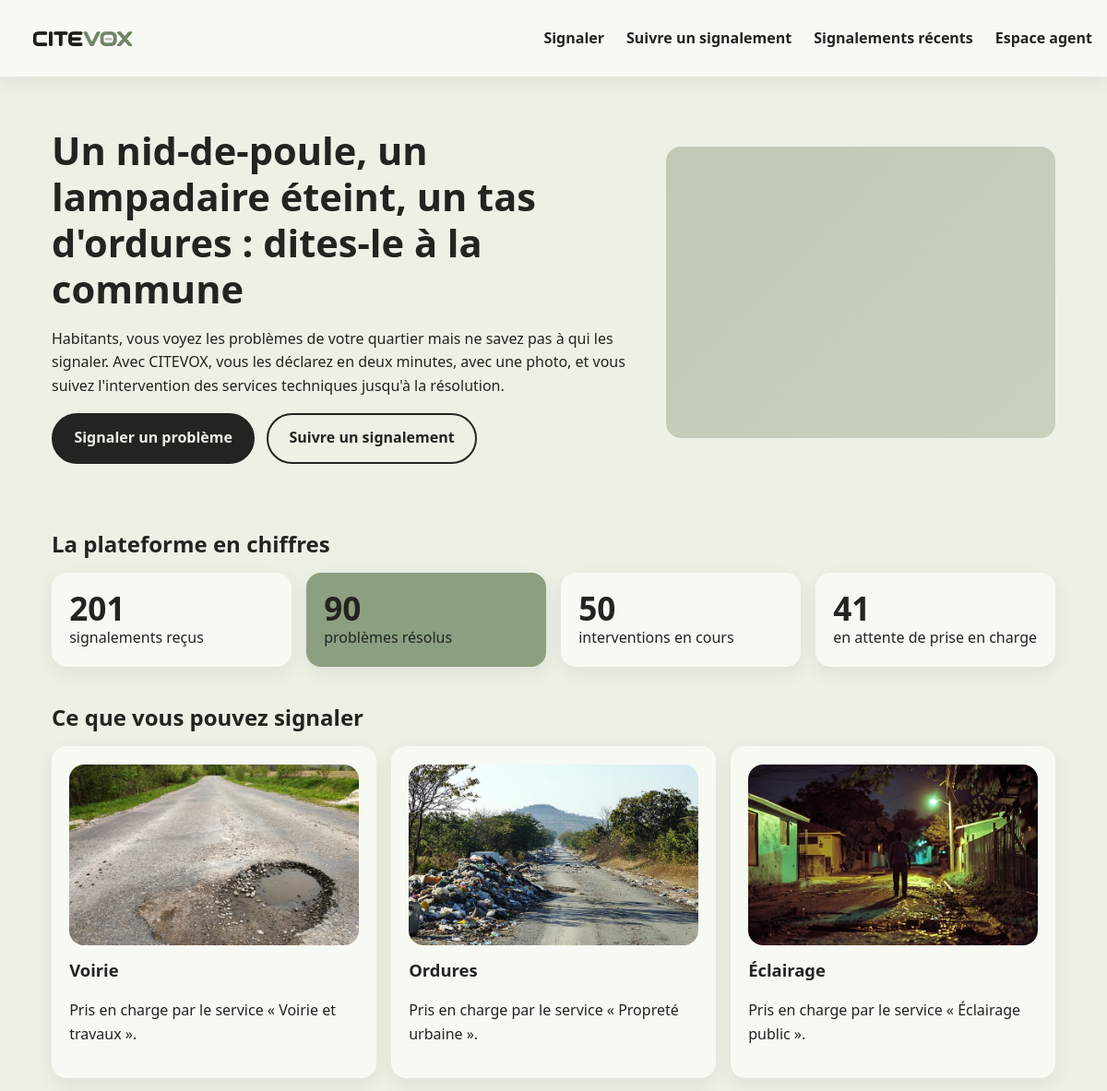
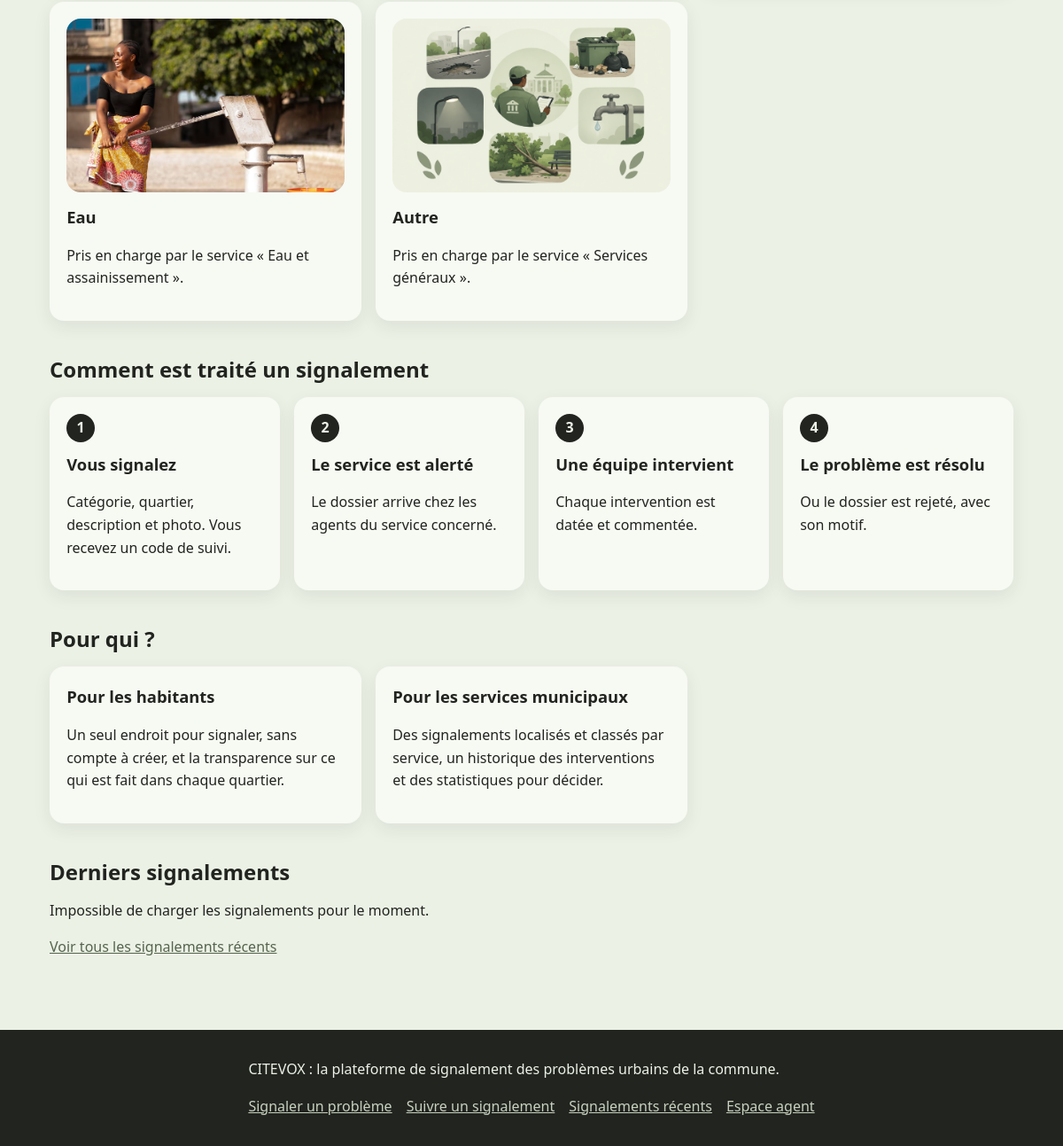
The page / on the database its author committed (2 pictures, top to bottom).
### tables this page shows
CREATE TABLE categories (
    id INTEGER PRIMARY KEY AUTOINCREMENT,
    nom TEXT NOT NULL UNIQUE,
    slug TEXT NOT NULL UNIQUE,          -- nom des images : images/categories/<slug>.jpg
    service TEXT NOT NULL               -- service responsable
);

### app.py (the view)
@app.route("/")
def accueil():
    chiffres = requete(
        "SELECT COUNT(*) AS total, COALESCE(SUM(statut = 'resolu'), 0) AS resolus,"
        " COALESCE(SUM(statut = 'en_cours'), 0) AS en_cours, COALESCE(SUM(statut = 'nouveau'), 0) AS nouveaux"
        " FROM signalements", un=True)
    return render_template("accueil.html", chiffres=chiffres, categories=listes()["categories"])

### app.py (called while the page is built)
def get_db():
    if "db" not in g:
        g.db = sqlite3.connect(app.config["DATABASE"])
        g.db.row_factory = sqlite3.Row
        g.db.execute("PRAGMA foreign_keys = ON")
    return g.db

@app.teardown_appcontext
def fermer_db(exception):
    db = g.pop("db", None)
    if db is not None:
        db.close()

def requete(sql, params=(), un=False):
    curseur = get_db().execute(sql, params)
    return curseur.fetchone() if un else curseur.fetchall()

def listes():
    return {"categories": requete("SELECT * FROM categories ORDER BY id"),
            "quartiers": requete("SELECT * FROM quartiers ORDER BY nom")}

@app.before_request
def preparer_requete():
    if request.method == "POST":
        attendu, recu = session.get("csrf", ""), request.form.get("csrf", "")
        if not attendu or not hmac.compare_digest(recu.encode(), attendu.encode()):
            abort(400)
    g.agent = None
    if "agent_id" in session:
        g.agent = requete("SELECT * FROM agents WHERE id = ?", (session["agent_id"],), un=True)

@app.after_request
def entetes_securite(reponse):
    reponse.headers["X-Content-Type-Options"] = "nosniff"
    reponse.headers["Content-Security-Policy"] = "default-src 'self'; img-src 'self' blob:"
    return reponse

@app.context_processor
def contexte():
    return {"agent": g.get("agent"), "STATUTS": STATUTS}

@app.template_global()
def image(chemin, alt, classe=""):
    if os.path.exists(os.path.join(app.static_folder, chemin)):
        return Markup('<img class="{}" src="{}" alt="{}" loading="lazy">').format(
            classe, url_for("static", filename=chemin), alt)
    return Markup('<div class="placeholder {}" role="img" aria-label="{}" data-fichier="{}"></div>').format(
        classe, alt, chemin)

### templates/accueil.html (shortened to what this page needs)
{% extends "base.html" %}
{% block contenu %}
<section class="hero">
  <div>
    <h1 id="accueil">Un nid-de-poule, un lampadaire éteint, un tas d'ordures : dites-le à la commune</h1>
    <p>Habitants, vous voyez les problèmes de votre quartier mais ne savez pas à qui les signaler. Avec CITEVOX, vous les déclarez en deux minutes, avec une photo, et vous suivez l'intervention des services techniques jusqu'à la résolution.</p>
    <p class="actions">
      <a class="bouton" href="{{ url_for('signaler') }}">Signaler un problème</a>
      <a class="bouton secondaire" href="{{ url_for('suivre') }}">Suivre un signalement</a>
    </p>
  </div>
  {{ image('images/accueil/hero-signalement.png', "Agent municipal inspectant un nid-de-poule", "visuel") }}
</section>
<section aria-labelledby="titre-chiffres">
  <h2 id="titre-chiffres">La plateforme en chiffres</h2>
  <ul class="chiffres">
    <li class="chiffre"><strong>{{ chiffres.total }}</strong> signalements reçus</li>
    <li class="chiffre vedette"><strong>{{ chiffres.resolus }}</strong> problèmes résolus</li>
    <li class="chiffre"><strong>{{ chiffres.en_cours }}</strong> interventions en cours</li>
    <li class="chiffre"><strong>{{ chiffres.nouveaux }}</strong> en attente de prise en charge</li>
  </ul>
</section>
<section aria-labelledby="titre-types">
  <h2 id="titre-types">Ce que vous pouvez signaler</h2>
  <ul class="cartes">
    {% for c in categories %}
    <li class="carte">
        {{ image('images/categories/' ~ c.slug ~ '.png', "Illustration de la catégorie " ~ c.nom, "visuel") }}
      <h3>{{ c.nom }}</h3>
      <p>Pris en charge par le service « {{ c.service }} ».</p>
    </li>
    {% endfor %}
  </ul>
</section>
<section aria-labelledby="titre-etapes">
  <h2 id="titre-etapes">Comment est traité un signalement</h2>
  <ol class="cartes etapes">
    <li class="carte"><h3>Vous signalez</h3><p>Catégorie, quartier, description et photo. Vous recevez un code de suivi.</p></li>
    <li class="carte"><h3>Le service est alerté</h3><p>Le dossier arrive chez les agents du service concerné.</p></li>
    <li class="carte"><h3>Une équipe intervient</h3><p>Chaque intervention est datée et commentée.</p></li>
    <li class="carte"><h3>Le problème est résolu</h3><p>Ou le dossier est rejeté, avec son motif.</p></li>
  </ol>
</section>
<section aria-labelledby="titre-avantages">
  <h2 id="titre-avantages">Pour qui ?</h2>
  <div class="cartes">
    <article class="carte"><h3>Pour les habitants</h3><p>Un seul endroit pour signaler, sans compte à créer, et la transparence sur ce qui est fait dans chaque quartier.</p></article>
    <article class="carte"><h3>Pour les services municipaux</h3><p>Des signalements localisés et classés par service, un historique des interventions et des statistiques pour décider.</p></article>
  </div>
</section>
<section aria-labelledby="titre-derniers">
  <h2 id="titre-derniers">Derniers signalements</h2>
  <div id="derniers" aria-live="polite" data-api="{{ url_for('api_signalements') }}" data-suivi="{{ url_for('suivre') }}"><p>Chargement…</p></div>
  <p><a href="{{ url_for('signalements') }}">Voir tous les signalements récents</a></p>
</section>
{% endblock %}

### static/css/style.css (style rules this page uses)
:root { --ivory: #ecf1e6; --ash-grey: #c0c8b6; --ash-grey-2: #c8d1be; --carbon-black: #21241f; --muted-teal: #8c9f81; --teal-fonce: #55654d; --carte: #f7f9f3; --rayon: 1rem; --ombre: 0 .4rem 1.2rem rgba(33, 36, 31, .08); }
* { box-sizing: border-box; }
body { margin: 0; font-family: "Segoe UI", Arial, sans-serif; line-height: 1.6; color: var(--carbon-black); background: var(--ivory); }
h1 { font-size: 1.9rem; line-height: 1.2; margin: 1.5rem 0 1rem; }
h2 { font-size: 1.5rem; line-height: 1.25; margin: 2.5rem 0 1rem; }
h3 { font-size: 1.15rem; margin: 0 0 .4rem; }
a { color: var(--teal-fonce); }
img { max-width: 100%; height: auto; display: block; }
.bouton { display: inline-block; padding: .8rem 1.4rem; border: 2px solid var(--carbon-black); border-radius: 2rem; background: var(--carbon-black); color: var(--ivory); font: inherit; font-weight: 700; text-decoration: none; cursor: pointer; }
.bouton.secondaire { background: transparent; color: var(--carbon-black); }
.actions { display: flex; flex-wrap: wrap; gap: .8rem; }
.hero { display: grid; gap: 2rem; align-items: center; padding: 1rem 0; }
.visuel { width: 100%; aspect-ratio: 4 / 3; object-fit: cover; border-radius: var(--rayon); }
.placeholder { background: linear-gradient(135deg, var(--ash-grey), var(--ash-grey-2)); }
.cartes, .chiffres { display: grid; gap: 1rem; grid-template-columns: 1fr; list-style: none; margin: 0; padding: 0; }
.chiffres { grid-template-columns: repeat(2, 1fr); }
.carte, .chiffre { margin: 0; padding: 1.2rem; border-radius: var(--rayon); background: var(--carte); box-shadow: var(--ombre); }
.carte .visuel { margin-bottom: .8rem; aspect-ratio: 16 / 10; }
.chiffre strong { display: block; font-size: 2.2rem; line-height: 1.1; }
.chiffre.vedette { background: var(--muted-teal); }
.etapes { counter-reset: etape; }
.etapes li::before { counter-increment: etape; content: counter(etape); display: grid; place-items: center; width: 2rem; height: 2rem; margin-bottom: .6rem; border-radius: 50%; background: var(--carbon-black); color: var(--ivory); font-weight: 700; }
@media (min-width: 768px) { .cartes { grid-template-columns: repeat(2, 1fr); } }
@media (min-width: 768px) { .chiffres { grid-template-columns: repeat(4, 1fr); } }
@media (min-width: 992px) { h1 { font-size: 2.6rem; } }
@media (min-width: 992px) { .hero { grid-template-columns: 3fr 2fr; } }
@media (min-width: 992px) { .cartes { grid-template-columns: repeat(3, 1fr); } }
@media (min-width: 992px) { .etapes { grid-template-columns: repeat(4, 1fr); } }

### rows shown on the page
categories: slug+nom (picture), nom "Voirie", service "Voirie et travaux"
categories: slug+nom (picture), nom "Ordures", service "Propreté urbaine"
categories: slug+nom (picture), nom "Éclairage", service "Éclairage public"
categories: nom "Eau", service "Eau et assainissement"
categories: slug+nom (picture), nom "Autre", service "Services généraux"

### other values the page prints
{{ chiffres.total }} "201"
{{ chiffres.resolus }} "90"
{{ chiffres.en_cours }} "50"
{{ chiffres.nouveaux }} "41"
